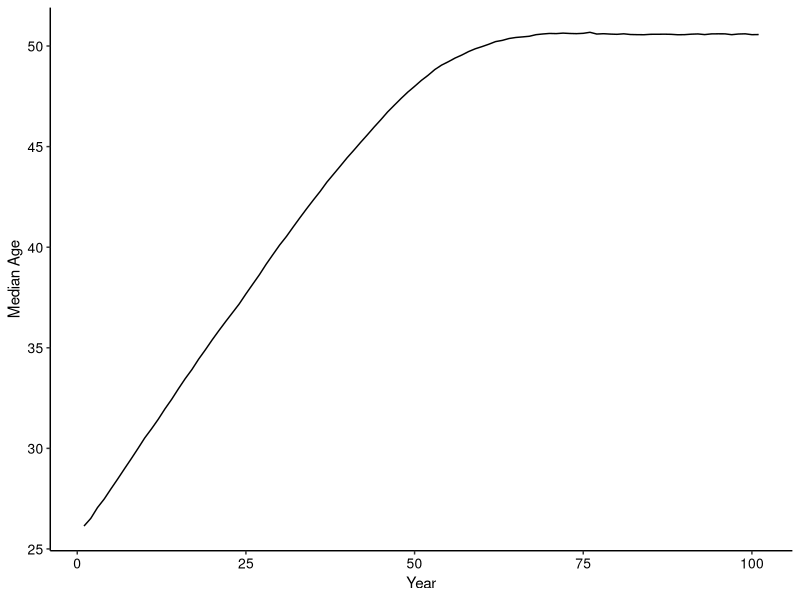
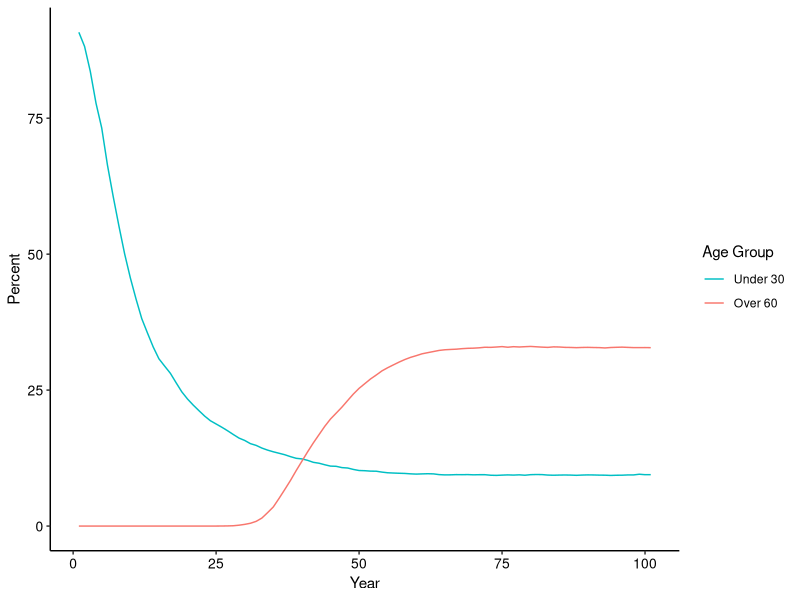
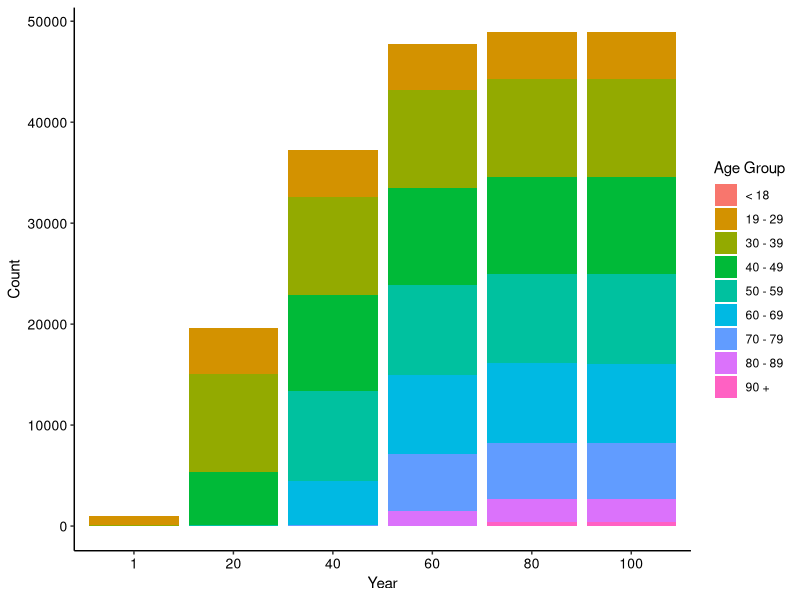
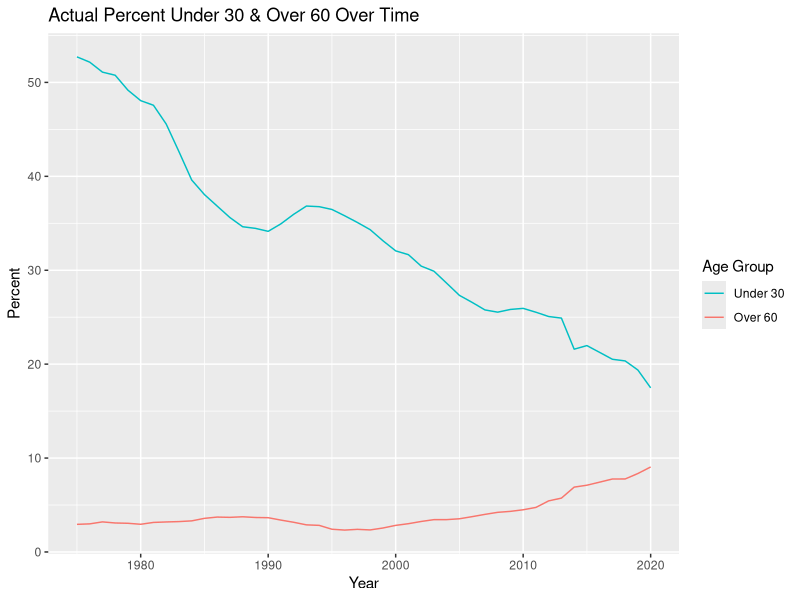
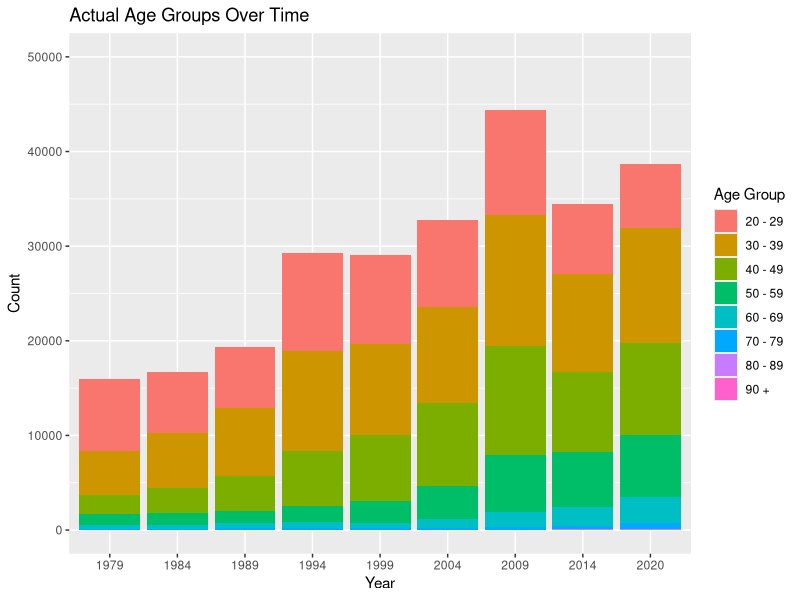
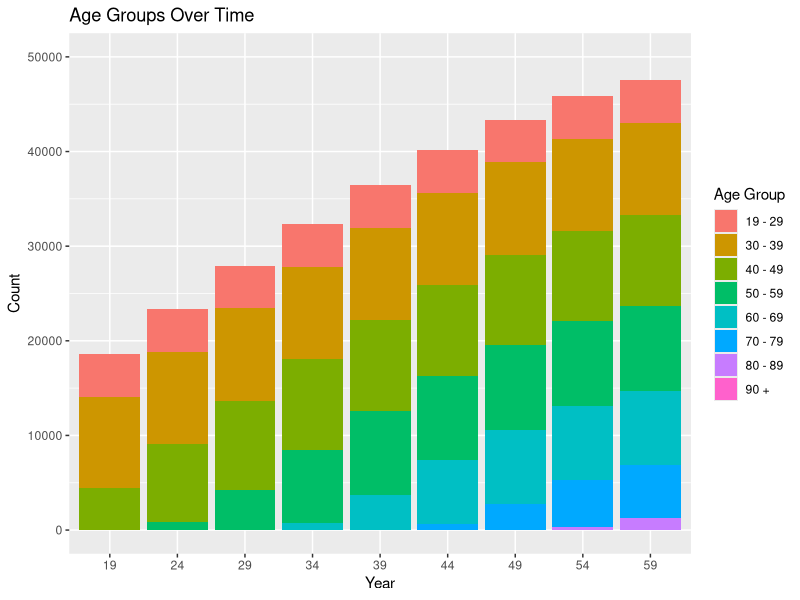
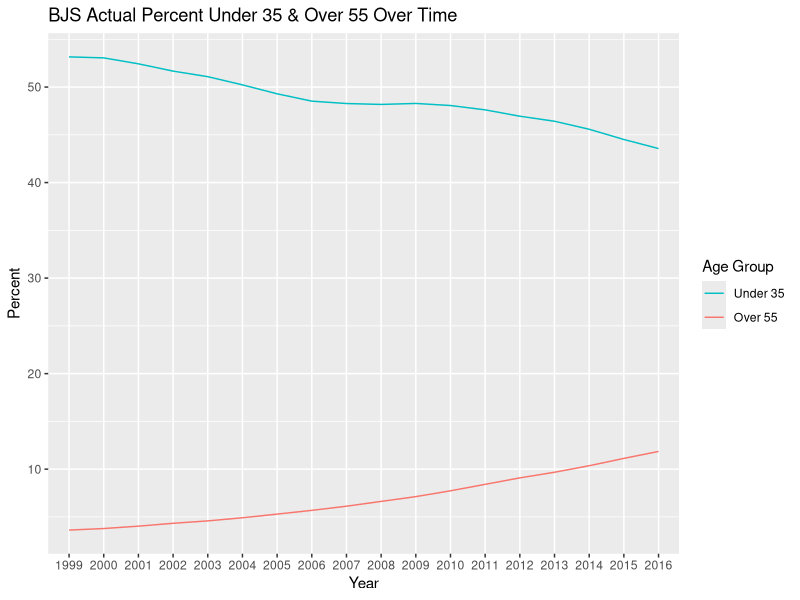
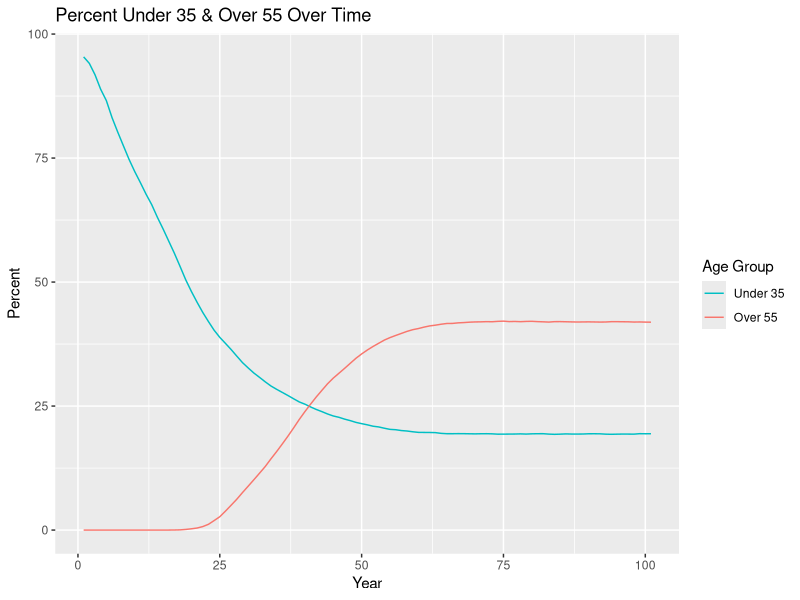

Write R code to recreate these figures, in order.
## ---- chunk 1
knitr::opts_chunk$set(echo = TRUE)
## ---- chunk 2
library(tidyverse)
## ---- chunk 3
set.seed(12345)
## ---- chunk 4
pop_n <- 1000
pop_mean <- 26
pop_sd <- 3
parole_eligibility <- 25
parole_prob <- 0.9
## ---- chunk 5
population <- 
  rnorm(n = pop_n, mean = pop_mean, sd = pop_sd) %>% 
  enframe() %>% 
  select(value) %>% 
  rename(original_age = value) %>% 
  mutate(current_age = original_age, years_incarcerated = 0)

overall <-
  tibble(year = 1, total = nrow(population), 
         median_age = median(population$current_age)) %>% 
  mutate("< 18" = pull(count(filter(population, current_age < 19))),
         "19 - 29" = pull(count(filter(population, current_age >= 19 & current_age < 30))),
         "30 - 39" = pull(count(filter(population, current_age >= 30 & current_age < 40))),
         "40 - 49" = pull(count(filter(population, current_age >= 40 & current_age < 50))),
         "50 - 59" = pull(count(filter(population, current_age >= 50 & current_age < 60))),
         "60 - 69" = pull(count(filter(population, current_age >= 60 & current_age < 70))),
         "70 - 79" = pull(count(filter(population, current_age >= 70 & current_age < 80))),
         "80 - 89" = pull(count(filter(population, current_age >= 80 & current_age < 90))),
         "90 +" = pull(count(filter(population, current_age >= 90))))
## ---- chunk 6
age <- c(25, 35, 45, 55, 65, 75, 85)
rate <- c(0.13, 0.19, 0.40, 0.88, 1.78, 4.39, 13.45)
mortality_rates <- data.frame(age, rate)

model <- loess(formula = rate ~ age, data = mortality_rates,
               control = loess.control(surface = "direct"))
predict(object = model, newdata = 90)
## ---- chunk 7
one_year_population <- function(data) {
  # age & years incarcerated increases by 1
  data$current_age <- data$current_age + 1
  data$years_incarcerated <- data$years_incarcerated + 1
  
  # creates age group cohorts & randomly removes fraction based on cohort
  less_than_18 <- filter(data, current_age < 19)
  less_than_18 <- sample_frac(less_than_18, (1 - 0.0007))
  
  `19_to_29` <- filter(data, current_age >= 19 & current_age < 30)
  `19_to_29` <- sample_frac(`19_to_29`, (1 - 0.0013))
  
  `30_to_39` <- filter(data, current_age >= 30 & current_age < 40)
  `30_to_39` <- sample_frac(`30_to_39`, (1 - 0.0019))
  
  `40_to_49` <- filter(data, current_age >= 40 & current_age < 50)
  `40_to_49` <- sample_frac(`40_to_49`, (1 - 0.0040))
  
  `50_to_59` <- filter(data, current_age >= 50 & current_age < 60)
  `50_to_59` <- sample_frac(`50_to_59`, (1 - 0.0088))
  
  `60_to_69` <- filter(data, current_age >= 60 & current_age < 70)
  `60_to_69` <- sample_frac(`60_to_69`, (1 - 0.0178))
  
  `70_to_79` <- filter(data, current_age >= 70 & current_age < 80)
  `70_to_79` <- sample_frac(`70_to_79`, (1 - 0.0439))
  
  `80_to_89` <- filter(data, current_age >= 80 & current_age < 90)
  `80_to_89` <- sample_frac(`80_to_89`, (1 - 0.1345))
  
  over_90 <- filter(data, current_age >= 90)
  over_90 <- sample_frac(over_90, (1 - 0.1926))
  
  data <- do.call("rbind", list(less_than_18, `19_to_29`, `30_to_39`, `40_to_49`, `50_to_59`, 
                                `60_to_69`,`70_to_79`, `80_to_89`, over_90))
  
  # adds 1000 more
  incoming <- 
    rnorm(n = pop_n, mean = pop_mean, sd = pop_sd) %>% 
    enframe() %>% 
    select(value) %>% 
    rename(original_age = value) %>% 
    mutate(current_age = original_age, years_incarcerated = 0)
  data <- rbind(data, incoming)
  
  # removes any observations with age less than 16 or greater than 100
  data <- data %>% 
    filter(current_age >= 16 & current_age < 100)
}

one_year_overall <- function(data, p) {
    incoming <-
      tibble(year = last(data$year) + 1, total = nrow(p),
             median_age = median(p$current_age)) %>% 
        mutate("< 18" = pull(count(filter(p, current_age < 19))),
               "19 - 29" = pull(count(filter(p, current_age >= 19 & current_age < 30))),
               "30 - 39" = pull(count(filter(p, current_age >= 30 & current_age < 40))),
               "40 - 49" = pull(count(filter(p, current_age >= 40 & current_age < 50))),
               "50 - 59" = pull(count(filter(p, current_age >= 50 & current_age < 60))),
               "60 - 69" = pull(count(filter(p, current_age >= 60 & current_age < 70))),
               "70 - 79" = pull(count(filter(p, current_age >= 70 & current_age < 80))),
               "80 - 89" = pull(count(filter(p, current_age >= 80 & current_age < 90))),
               "90 +" = pull(count(filter(p, current_age >= 90))))
    data <- rbind(data, incoming)
}
## ---- chunk 8
# extend 100 years until stable
no_parole_population <- population
no_parole_overall <- overall

for (i in 1:100) {
  no_parole_population <- one_year_population(no_parole_population)
  no_parole_overall <- one_year_overall(no_parole_overall, no_parole_population)
}
## ---- chunk 9
ggplot(data = no_parole_overall, mapping = aes(x = year, y = median_age)) +
  geom_line() +
  labs(x = "Year", y = "Median Age") +
  theme_classic() +
  theme(axis.text.x = element_text(color = "#000000", size = 10),
        axis.text.y = element_text(color = "#000000", size = 10))

no_parole_overall %>% 
  mutate(under_30 = (`19 - 29` + `< 18`) / total * 100, 
         over_60 = (`60 - 69` + `70 - 79` + `80 - 89` + `90 +`) / total * 100) %>% 
  select(year, under_30, over_60) %>% 
  ggplot(data = ., mapping = aes(x = year, group = 1)) +
  geom_line(mapping = aes(y = under_30, color = "under_30")) +
  geom_line(mapping = aes(y = over_60, color = "over_60")) +
  labs(x = "Year", y = "Percent") +
  scale_color_discrete(name = "Age Group",
                       breaks = c("under_30", "over_60"), labels = c("Under 30", "Over 60")) +
  theme_classic() +
  theme(axis.text.x = element_text(color = "#000000", size = 10),
        axis.text.y = element_text(color = "#000000", size = 10))

no_parole_overall_long <- no_parole_overall %>% 
  select(year, `< 18`:`90 +`) %>% 
  mutate(year = as.character(year)) %>% 
  pivot_longer(-year, names_to = "age_group", values_to = "count")

ggplot(data = no_parole_overall_long, mapping = aes(x = year, y = count, fill = age_group)) +
  geom_bar(stat = "identity") +
  labs(x = "Year", y = "Count") +
  scale_x_discrete(limits = c("1", "20", "40", "60", "80", "100")) +
  scale_fill_discrete(name = "Age Group",
                      breaks = c("< 18", "19 - 29", "30 - 39", "40 - 49", "50 - 59", "60 - 69",
                                 "70 - 79", "80 - 89", "90 +")) +
  theme_classic() +
  theme(axis.text.x = element_text(color = "#000000", size = 10),
        axis.text.y = element_text(color = "#000000", size = 10))
## ---- chunk 10
simulation_base <- no_parole_overall %>% 
  filter(year == 100) %>%
  mutate(`< 18` = `< 18` / total * 100, `19 - 29` = `19 - 29` / total * 100,
         `30 - 39` = `30 - 39` / total * 100, `40 - 49` = `40 - 49` / total * 100,
         `50 - 59` = `50 - 59` / total * 100, `60 - 69` = `60 - 69` / total * 100,
         `70 - 79` = `70 - 79` / total * 100, `80 - 89` = `80 - 89` / total * 100,
         `90 +` = `90 +` / total * 100) %>% 
  select(total:`90 +`)
## ---- chunk 11
bar_race <- no_parole_overall %>% 
  select(year, `< 18`:`90 +`) %>% 
  mutate(year = as.character(year)) %>% 
  pivot_longer(-year, names_to = "age_group", values_to = "count") %>% 
  pivot_wider(names_from = "year", values_from = "count")
## ---- chunk 12
nc <- read.csv("nc.csv")
nc %>% 
  mutate(Under30 = (AgeUnder20 + Age20to29) / PrisonPopulation * 100, 
         Over60 = (Age60to69 + Age70to79 + Age80to89 + Age90over) / PrisonPopulation * 100) %>% 
  select(year, PrisonPopulation, Under30, Over60) %>% 
  ggplot(data = ., mapping = aes(x = year, group = 1)) +
  geom_line(mapping = aes(y = Under30, color = "Under30")) +
  geom_line(mapping = aes(y = Over60, color = "Over60")) +
  labs(title = "Actual Percent Under 30 & Over 60 Over Time", x = "Year", y = "Percent") +
  scale_color_discrete(name = "Age Group",
                       breaks = c("Under30", "Over60"), labels = c("Under 30", "Over 60"))

nc_long <- nc %>% 
  select(year, AgeUnder20:Age90over) %>% 
  mutate(year = as.character(year)) %>% 
  pivot_longer(-year, names_to = "age_group", values_to = "count")

nc_long %>% 
  filter(age_group != "AgeUnder20") %>% 
  ggplot(data = ., mapping = aes(x = year, y = count, fill = age_group)) +
  geom_col() +
  labs(title = "Actual Age Groups Over Time", x = "Year", y = "Count") +
  scale_x_discrete(limits = c("1979", "1984", "1989", "1994", "1999", "2004", "2009", "2014", 
                              "2020")) +
  expand_limits(y = c(0, 50000)) +
  scale_fill_discrete(name = "Age Group",
                      breaks = c("Age20to29", "Age30to39", "Age40to49", "Age50to59", 
                                 "Age60to69", "Age70to79", "Age80to89", "Age90over"),
                      labels = c("20 - 29", "30 - 39", "40 - 49", "50 - 59", "60 - 69",
                                 "70 - 79", "80 - 89", "90 +"))

no_parole_overall_long %>% 
  filter(age_group != "< 18") %>% 
  ggplot(data = ., mapping = aes(x = year, y = count, fill = age_group)) +
  geom_col() +
  labs(title = "Age Groups Over Time", x = "Year", y = "Count") +
  scale_x_discrete(limits = c("19", "24", "29", "34", "39", "44", "49", "54", "59")) +
  expand_limits(y = c(0, 50000)) +
  scale_fill_discrete(name = "Age Group",
                      breaks = c("19 - 29", "30 - 39", "40 - 49", "50 - 59", "60 - 69",
                                 "70 - 79", "80 - 89", "90 +"))
## ---- chunk 13
actual_nc <- nc %>% 
  filter(year == 2020) %>% 
  mutate(AgeUnder20 = AgeUnder20 / PrisonPopulation * 100,
         Age20to29 = Age20to29 / PrisonPopulation * 100, 
         Age30to39 = Age30to39 / PrisonPopulation * 100, 
         Age40to49 = Age40to49 / PrisonPopulation * 100, 
         Age50to59 = Age50to59 / PrisonPopulation * 100, 
         Age60to69 = Age60to69 / PrisonPopulation * 100, 
         Age70to79 = Age70to79 / PrisonPopulation * 100, 
         Age80to89 = Age80to89 / PrisonPopulation * 100, 
         Age90over = Age90over / PrisonPopulation * 100)
## ---- chunk 14
bjs <- read.csv("bjs.csv")
bjs_wide <- bjs %>% 
  select(RPTYEAR, AGEYREND, n) %>% 
  mutate(RPTYEAR = as.character(RPTYEAR)) %>% 
  pivot_wider(names_from = "AGEYREND", values_from = "n") %>% 
  mutate(total = `(1) 18-24 years` + `(2) 25-34 years` + `(3) 35-44 years` + 
           `(4) 45-54 years` + `(5) 55+ years`)

bjs_wide %>% 
  mutate(under_35 = (`(1) 18-24 years` + `(2) 25-34 years`) / total * 100, 
         over_55 = `(5) 55+ years` / total * 100) %>% 
  select(RPTYEAR, under_35, over_55) %>% 
  ggplot(data = ., mapping = aes(x = RPTYEAR, group = 1)) +
  geom_line(mapping = aes(y = under_35, color = "under_35")) +
  geom_line(mapping = aes(y = over_55, color = "over_55")) + 
  labs(title = "BJS Actual Percent Under 35 & Over 55 Over Time", x = "Year", y = "Percent") +
  scale_color_discrete(name = "Age Group", 
                       breaks = c("under_35", "over_55"), labels = c("Under 35", "Over 55"))

no_parole_overall %>% 
  mutate(under_35 = (`30 - 39` / 2 + `19 - 29` + `< 18`) / total * 100,
         over_55 = (`50 - 59` / 2 + `60 - 69` + `70 - 79` + `80 - 89` + `90 +`) / 
           total * 100) %>% 
  select(year, under_35, over_55) %>% 
  ggplot(data = ., mapping = aes(x = year, group = 1)) +
  geom_line(mapping = aes(y = under_35, color = "under_35")) +
  geom_line(mapping = aes(y = over_55, color = "over_55")) +
  labs(title = "Percent Under 35 & Over 55 Over Time", x = "Year", y = "Percent") +
  scale_color_discrete(name = "Age Group",
                       breaks = c("under_35", "over_55"), labels = c("Under 35", "Over 55"))

ggplot(data = bjs, mapping = aes(x = RPTYEAR, y = COUNT_THSNDS, fill = AGEYREND)) +
  geom_col() +
  labs(title = "BJS Actual Age Groups Over Time", x = "Year", y = "Count (in thousands)") +
  scale_fill_discrete(name = "Age Group",
                      breaks = c("(1) 18-24 years", "(2) 25-34 years", "(3) 35-44 years",
                                 "(4) 45-54 years", "(5) 55+ years"),
                      labels = c("18 - 24", "25 - 34", "35 - 44", "45 - 54", "55 +"))

no_parole_overall %>% 
  mutate(`18 - 24` = `< 18` + `19 - 29` / 2, `25 - 34` = `19 - 29` / 2 + `30 - 39` / 2,
         `35 - 44` = `30 - 39` / 2 + `40 - 49` / 2, `45 - 54` = `40 - 49` / 2 + `50 - 59` / 2,
         `55 +` = `50 - 59` / 2 + `60 - 69` + `70 - 79` + `80 - 89` + `90 +`) %>% 
  select(year, `18 - 24`:`55 +`) %>% 
  mutate(year = as.character(year)) %>% 
  pivot_longer(-year, names_to = "age_group", values_to = "count") %>% 
  ggplot(data = ., mapping = aes(x = year, y = count, fill = age_group)) +
  geom_col() +
  labs(title = "Age Groups Over Time", x = "Year", y = "Count") +
  scale_x_discrete(limits = c("19", "24", "29", "34", "39", "44", "49", "54", "59")) +
  scale_fill_discrete(name = "Age Group")
## ---- chunk 15
population_e <- no_parole_population
overall_e <- no_parole_overall
for (i in 1:100) {
  population_e <- one_year_population(population_e)
  overall_e <- one_year_overall(overall_e, population_e)
}
## ---- chunk 16
ggplot(data = overall_e, mapping = aes(x = year, y = median_age)) +
  geom_line() +
  labs(title = "Median Age Over Time", x = "Year", y = "Median Age")

overall_e %>% 
  mutate(under_30 = (`19 - 29` + `< 18`) / total * 100, 
         over_60 = (`60 - 69` + `70 - 79` + `80 - 89` + `90 +`) / total * 100) %>% 
  select(year, under_30, over_60) %>% 
  ggplot(data = ., mapping = aes(x = year, group = 1)) +
  geom_line(mapping = aes(y = under_30, color = "under_30")) +
  geom_line(mapping = aes(y = over_60, color = "over_60")) +
  labs(title = "Percent Under 30 & Over 60 Over Time", x = "Year", y = "Count") +
  scale_color_discrete(name = "Age Group",
                       breaks = c("under_30", "over_60"), labels = c("Under 30", "Over 60"))

overall_e_long <- overall_e %>% 
  select(year, `< 18`:`90 +`) %>% 
  mutate(year = as.character(year)) %>% 
  pivot_longer(-year, names_to = "age_group", values_to = "count") %>% 
  filter(year == "1" | year == "21" | year == "41" | year == "61" | year == "81" | 
           year == "101" | year == "121" | year == "141" | year == "161" | year == "181" |
           year == "201")

ggplot(data = overall_e_long, mapping = aes(x = year, y = count, fill = age_group)) +
  geom_bar(position = "stack", stat = "identity") +
  labs(title = "Age Groups Over Time", x = "Year", y = "Count") +
  scale_x_discrete(limits = c("1", "21", "41", "61", "81", "101", "121", "141", "161", "181", 
                              "201")) +
  scale_fill_discrete(name = "Age Group",
                      breaks = c("< 18", "19 - 29", "30 - 39", "40 - 49", "50 - 59", "60 - 69",
                                 "70 - 79", "80 - 89", "90 +"))

bar_race_e <- overall_e %>% 
  select(year, `< 18`:`90 +`) %>% 
  mutate(year = as.character(year)) %>% 
  pivot_longer(-year, names_to = "age_group", values_to = "count") %>% 
  pivot_wider(names_from = "year", values_from = "count")
## ---- chunk 17
one_year_parole <- function(data) {
  # age & years incarcerated increases by 1
  data$current_age <- data$current_age + 1
  data$years_incarcerated <- data$years_incarcerated + 1
  
  # creates age group cohorts & randomly removes fraction based on cohort
  less_than_18 <- filter(data, current_age < 19)
  less_than_18 <- sample_frac(less_than_18, (1 - 0.0007))
  
  `19_to_29` <- filter(data, current_age >= 19 & current_age < 30)
  `19_to_29` <- sample_frac(`19_to_29`, (1 - 0.0013))
  
  `30_to_39` <- filter(data, current_age >= 30 & current_age < 40)
  `30_to_39` <- sample_frac(`30_to_39`, (1 - 0.0019))
  
  `40_to_49` <- filter(data, current_age >= 40 & current_age < 50)
  `40_to_49` <- sample_frac(`40_to_49`, (1 - 0.0040))
  
  `50_to_59` <- filter(data, current_age >= 50 & current_age < 60)
  `50_to_59` <- sample_frac(`50_to_59`, (1 - 0.0088))
  
  `60_to_69` <- filter(data, current_age >= 60 & current_age < 70)
  `60_to_69` <- sample_frac(`60_to_69`, (1 - 0.0178))
  
  `70_to_79` <- filter(data, current_age >= 70 & current_age < 80)
  `70_to_79` <- sample_frac(`70_to_79`, (1 - 0.0439))
  
  `80_to_89` <- filter(data, current_age >= 80 & current_age < 90)
  `80_to_89` <- sample_frac(`80_to_89`, (1 - 0.1345))
  
  over_90 <- filter(data, current_age >= 90)
  over_90 <- sample_frac(over_90, (1 - 0.1926))
  
  data <- do.call("rbind", list(less_than_18, `19_to_29`, `30_to_39`, `40_to_49`, `50_to_59`, 
                                `60_to_69`,`70_to_79`, `80_to_89`, over_90))
  
  eligible <- sample_frac(filter(data, years_incarcerated >= parole_eligibility), parole_prob)
  ineligible <- filter(data, years_incarcerated < parole_eligibility)
  data <- rbind(eligible, ineligible)
  
  # adds 1000 more
  incoming <- 
    rnorm(n = pop_n, mean = pop_mean, sd = pop_sd) %>% 
    enframe() %>% 
    select(value) %>% 
    rename(original_age = value) %>% 
    mutate(current_age = original_age, years_incarcerated = 0)
  data <- rbind(data, incoming)
  
  # removes any observations with age less than 16 or greater than 100
  data <- data %>% 
    filter(current_age >= 16 & current_age < 100)
}
## ---- chunk 18
parole_population <- population
parole_overall <- overall

for (i in 1:100) {
  parole_population <- one_year_parole(parole_population)
  parole_overall <- one_year_overall(parole_overall, parole_population)
}
## ---- chunk 19
ggplot(data = parole_overall, mapping = aes(x = year, y = median_age)) +
  geom_line() +
  labs(x = "Year", y = "Median Age") +
  theme_classic() +
  theme(axis.text.x = element_text(color = "#000000", size = 10),
        axis.text.y = element_text(color = "#000000", size = 10))

parole_overall %>% 
  mutate(under_30 = (`19 - 29` + `< 18`) / total * 100, 
         over_60 = (`60 - 69` + `70 - 79` + `80 - 89` + `90 +`) / total * 100) %>% 
  select(year, under_30, over_60) %>% 
  ggplot(data = ., mapping = aes(x = year, group = 1)) +
  geom_line(mapping = aes(y = under_30, color = "under_30")) +
  geom_line(mapping = aes(y = over_60, color = "over_60")) +
  labs(x = "Year", y = "Count") +
  scale_color_discrete(name = "Age Group",
                       breaks = c("under_30", "over_60"), labels = c("Under 30", "Over 60")) +
  theme_classic() +
  theme(axis.text.x = element_text(color = "#000000", size = 10),
        axis.text.y = element_text(color = "#000000", size = 10))

parole_overall_long <- parole_overall %>% 
  select(year, `< 18`:`90 +`) %>% 
  mutate(year = as.character(year)) %>% 
  pivot_longer(-year, names_to = "age_group", values_to = "count")

ggplot(data = parole_overall_long, mapping = aes(x = year, y = count, fill = age_group)) +
  geom_bar(stat = "identity") +
  labs(x = "Year", y = "Count") +
  scale_x_discrete(limits = c("1", "20", "40", "60", "80", "100")) +
  scale_fill_discrete(name = "Age Group",
                      breaks = c("< 18", "19 - 29", "30 - 39", "40 - 49", "50 - 59", "60 - 69",
                                 "70 - 79", "80 - 89", "90 +")) +
  theme_classic() +
  theme(axis.text.x = element_text(color = "#000000", size = 10),
        axis.text.y = element_text(color = "#000000", size = 10))
## ---- chunk 20
simulation_parole <- parole_overall %>% 
  filter(year == 100) %>%
  mutate(over_60 = (`60 - 69` + `70 - 79` + `80 - 89` + `90 +`) / total * 100,
         `< 18` = `< 18` / total * 100, `19 - 29` = `19 - 29` / total * 100,
         `30 - 39` = `30 - 39` / total * 100, `40 - 49` = `40 - 49` / total * 100,
         `50 - 59` = `50 - 59` / total * 100, `60 - 69` = `60 - 69` / total * 100,
         `70 - 79` = `70 - 79` / total * 100, `80 - 89` = `80 - 89` / total * 100,
         `90 +` = `90 +` / total * 100) %>%
  select(total, median_age, over_60)
## ---- chunk 21
parole_comparison <- parole_overall %>% 
  mutate(`< 30` = `19 - 29` + `< 18`, `30 - 60` = `30 - 39` + `40 - 49` + `50 - 59`,
         `60 +` = `60 - 69` + `70 - 79` + `80 - 89` + `90 +`) %>% 
  select(year, `< 30`, `30 - 60`, `60 +`) %>% 
  mutate(year = as.character(year)) %>% 
  pivot_longer(-year, names_to = "age_group", values_to = "count") %>% 
  filter(year == 100) %>% 
  mutate(parole = TRUE) %>% 
  select(age_group, count, parole)

no_parole_comparison <- no_parole_overall %>% 
  mutate(`< 30` = `19 - 29` + `< 18`, `30 - 60` = `30 - 39` + `40 - 49` + `50 - 59`,
         `60 +` = `60 - 69` + `70 - 79` + `80 - 89` + `90 +`) %>% 
  select(year, `< 30`, `30 - 60`, `60 +`) %>% 
  mutate(year = as.character(year)) %>% 
  pivot_longer(-year, names_to = "age_group", values_to = "count") %>% 
  filter(year == 100) %>% 
  mutate(parole = FALSE) %>% 
  select(age_group, count, parole)

comparison <- rbind(parole_comparison, no_parole_comparison)

ggplot(data = comparison, mapping = aes(x = parole, y = count, fill = age_group)) +
  geom_col() +
  labs(x = "Parole", y = "Count", fill = "Age Group") +
  scale_x_discrete(limits = c(TRUE, FALSE), labels = c("True", "False")) +
  theme_classic() +
  theme(axis.text.x = element_text(color = "#000000", size = 10),
        axis.text.y = element_text(color = "#000000", size = 10)) +
  scale_fill_grey()
## ---- chunk 22
policy_population <- parole_population
policy_overall <- parole_overall

for (i in 1:100) {
  policy_population <- one_year_population(policy_population)
  policy_overall <- one_year_overall(policy_overall, policy_population)
}
## ---- chunk 23
ggplot(data = policy_overall) +
  geom_line(mapping = aes(x = year, y = median_age)) +
  labs(x = "Year", y = "Median Age") +
  theme_classic() +
  theme(axis.text.x = element_text(color = "#000000", size = 10),
        axis.text.y = element_text(color = "#000000", size = 10))

policy_overall %>% 
  mutate(under_30 = (`19 - 29` + `< 18`) / total * 100, 
         over_60 = (`60 - 69` + `70 - 79` + `80 - 89` + `90 +`) / total * 100) %>% 
  select(year, under_30, over_60) %>% 
  ggplot(data = ., mapping = aes(x = year, group = 1)) +
  geom_line(mapping = aes(y = under_30, linetype = "dashed")) +
  geom_line(mapping = aes(y = over_60, linetype = "solid")) +
  labs(x = "Year", y = "Count") +
  scale_linetype_manual(name = "Age Group",
                        values = c("dashed", "solid"), labels = c("Under 30", "Over 60")) +
  theme_classic() +
  theme(axis.text.x = element_text(color = "#000000", size = 10),
        axis.text.y = element_text(color = "#000000", size = 10))

policy_overall_long <- policy_overall %>% 
  mutate(`< 30` = `19 - 29` + `< 18`, `30 - 60` = `30 - 39` + `40 - 49` + `50 - 59`,
         `60 +` = `60 - 69` + `70 - 79` + `80 - 89` + `90 +`) %>% 
  select(year, `< 30`, `30 - 60`, `60 +`) %>% 
  mutate(year = as.character(year)) %>% 
  pivot_longer(-year, names_to = "age_group", values_to = "count")

ggplot(data = policy_overall_long, mapping = aes(x = year, y = count, fill = age_group)) +
  geom_col() +
  labs(x = "Year", y = "Count", fill = "Age Group") +
  scale_x_discrete(limits = c("100", "105", "110", "115", "120", "125", 
                              "130", "135", "140", "145", "150")) +
  theme_classic() +
  theme(axis.text.x = element_text(color = "#000000", size = 10),
        axis.text.y = element_text(color = "#000000", size = 10)) +
  scale_fill_grey()
